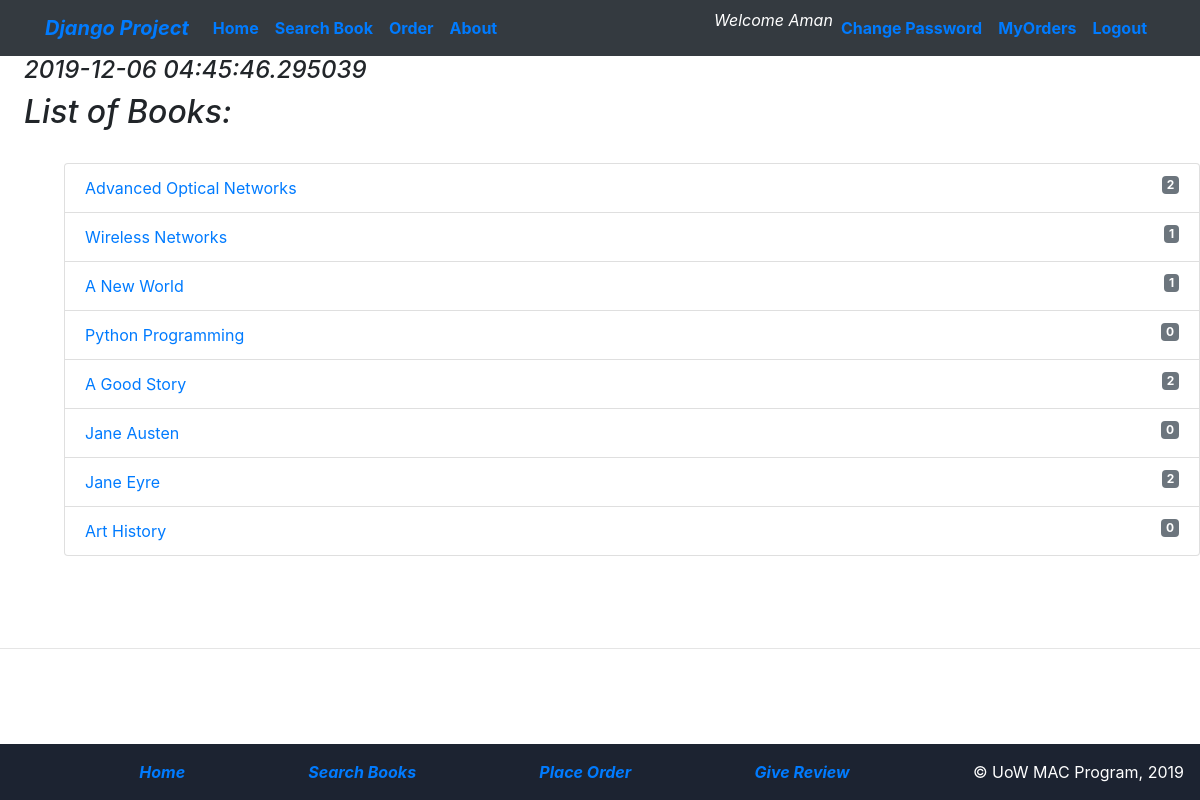
Screenshot of /myapp/ (signed in) with the database file from the repository.
### myapp/models.py (models this page shows, shortened)
class Book(models.Model):
    CATEGORY_CHOICES = [
        ('S', 'Science&Tech'),
        ('F', 'Fiction'),
        ('B', 'Biography'),
        ('T', 'Travel'),
        ('O', 'Other')
    ]
    title = models.CharField(max_length=200)
    category = models.CharField(max_length=1, choices=CATEGORY_CHOICES, default='S')
    num_pages = models.PositiveIntegerField(default=100)
    price = models.DecimalField(max_digits=10, decimal_places=2, validators=[maxvaluevalidator, minvaluevalidator])
    publisher = models.ForeignKey(Publisher, related_name='books', on_delete=models.CASCADE)
    description = models.TextField(blank=True)
    num_reviews = models.PositiveIntegerField(default=0)

### myapp/views.py (the view)
# urls.py: path(r'', IndexView.as_view(), name='index'),
class IndexView(ListView):
    model = Book
    template_name = 'myapp/book_list.html'
    def get_context_data(self, **kwargs):
        context = super(IndexView, self).get_context_data(**kwargs)
        if 'last_login' in self.request.session:
            context['last_login'] = self.request.session['last_login']
        else:
            context['last_login'] = "Your last login was more than one hour ago!!"
        return context

### myapp/templates/myapp/book_list.html
{% extends 'myapp/base.html' %}
{% block body_block %}
    <body>
    {% if object_list %}
        <h4><i>{{ last_login }}</i></h4>
        <h2><i>List of Books:</i></h2>
        <br/>
        <div class="list-group">
        <ol>
            {% for book  in object_list %}
                <li class="list-group-item" ><a  href="{% url 'myapp:detail' book.id %}"> {{book.title}} </a>
                    <span class="badge badge-secondary float-right" >{{ book.num_reviews }}</span>
                </li>
            {% endfor %}
        </ol>
        </div>
    {% else %}
        <strong>There are no available books!</strong>
    {% endif %}
</body>
{% endblock %}

### myapp/templates/myapp/base.html (shortened to what this page needs)
<!DOCTYPE html>
{% load staticfiles %}
<html>
    <head>
        <link rel="stylesheet" href="https://stackpath.bootstrapcdn.com/bootstrap/4.1.3/css/bootstrap.min.css">
        <link rel="stylesheet" type="text/css" href="{% static 'myapp/style.css' %}" />
    </head>
        <nav class="navbar navbar-expand-sm bg-dark"
        {% block nav-style %}{% endblock %}">
            <div class="container p-none">
                <div class="navbar-header">
                    <a class="navbar-brand" href="{% url 'myapp:index' %}"><b><i>Django Project</i></b></a>
                </div>
                <div class="collapse navbar-collapse">
                    <ul class="nav navbar-nav navbar-right">
                        <li class="nav-item"><a class="nav-link" href="{% url 'myapp:index' %}"><b>Home</b></a></li>
                        <li class="nav-item"><a class="nav-link" href="{% url 'myapp:findbooks' %}"><b>Search Book</b></a></li>
                        <li class="nav-item"><a class="nav-link" href="{% url 'myapp:place_order' %}"><b>Order</b></a></li>
                        <li class="nav-item"><a class="nav-link" href="{% url 'myapp:about' %}"><b>About</b></a></li>
                    </ul>
                    <ul class="navbar-nav ml-auto">
                    {% if user.is_authenticated %}
                                <li class="nav-item"><i style="color:white">Welcome {{ user.first_name }} </i></li>
                        <li class="nav-item"><a class='nav-link' href="{% url 'password_change' %}"><b>Change Password</b></a></li>
                                <li class="nav-item"><a class='nav-link' href="{% url 'myapp:myorders' %}"><b>MyOrders</b></a></li>
                                <li class="nav-item"><a class='nav-link' href="{% url 'myapp:logout' %}"><b>Logout</b></a></li>
                    {% else %}
                            <li class="nav-item"><a class= 'nav-link' href="{% url 'myapp:login' %}"><b>Login</b></a></li>
                            <li class="nav-item"><a class="nav-link" href="{% url 'myapp:register' %}"><b>Register</b></a></li>
                        {% endif %}
                       </ul>
                </div>
            </div>
        </nav>
    <body class="bodytag">
        <div class="bodycontent">
            {% block body_block %}*** {% endblock %}
        </div>
        <hr />
</body>
    <footer class="page-footer fixed bottom">
        <div class= "navbar navbar-inverse navbar-static-bottom" role="navigation">
            <div class= "navbar-text pull-right">
                <a href="{% url 'myapp:index' %}">
                    <b><i>Home</i></b></a>
            </div>
            <div class= "navbar-text pull-right">
                <a href="{% url 'myapp:findbooks' %}">
                    <b><i>Search Books</i></b></a>
            </div>
            <div class= "navbar-text pull-right">
                <a href="{% url 'myapp:place_order' %}">
                    <b><i>Place Order</i></b></a>
            </div>
            <div class= "navbar-text pull-right">
                <a href="{% url 'myapp:review' %}">
                    <b><i>Give Review</i></b></a>
            </div>
            <div class="navbar-text pull-left">
            &copy; UoW MAC Program, 2019
            </div>
        </div>
    </footer>
</html></html>

### myapp/static/myapp/style.css (style rules this page uses)
.bodytag { background-color: white; }
.bodycontent { padding-bottom: 5%; padding-left: 2%; }
.page-footer { color: white; background-color: #1C2331; position: fixed; bottom: 0; width: 100%; }
html,body { overflow-x: hidden; }

### rows the page displays
Book: title "Advanced Optical Networks", num_reviews "2"
Book: title "Wireless Networks", num_reviews "1"
Book: title "A New World", num_reviews "1"
Book: title "Python Programming", num_reviews "0"
Book: title "A Good Story", num_reviews "2"
Book: title "Jane Austen", num_reviews "0"
Book: title "Jane Eyre", num_reviews "2"
Book: title "Art History", num_reviews "0"

### other values shown
{{ user.first_name }} "Aman"
{{ last_login }} "2019-12-06 04:45:46.295039"
